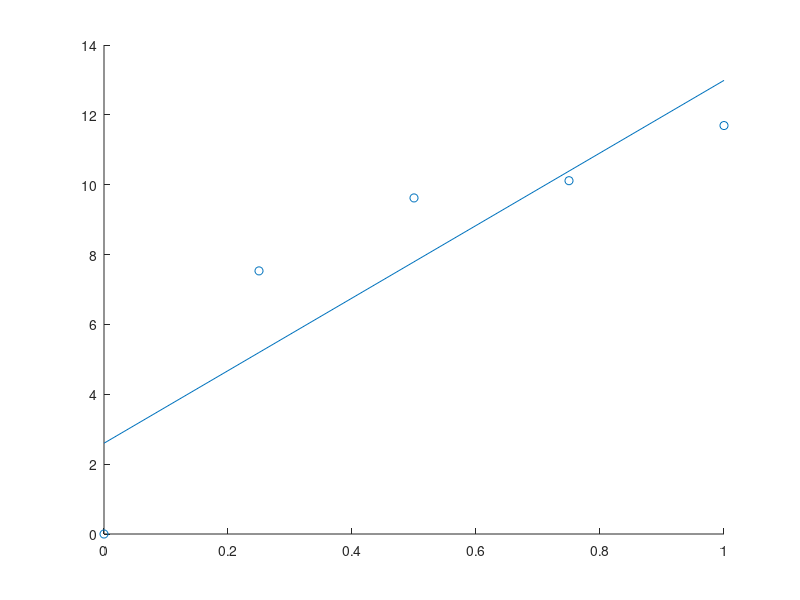

MATLAB code for this plot: (Note: this script raises an error after producing the figure.)
%% Clear Workspace
clc
clear
close all

%% Data
time = 6.08;
distance = [71.1, 61.5, 58.5, 45.8, 0];
ratios = [1, 0.75, 0.5, 0.25, 0];
speed = distance ./ time;
u_time = 0.005;
u_distance = 0.005;
u_speed = zeros(length(speed),1) + sqrt(u_time.^2 + u_distance.^2);

%% Lin Reg
[b,S] = polyfit(ratios, speed, 1);
yLinReg = b(1) .* ratios + b(2);
r = corrcoef(speed, yLinReg);
r_2 = round(1000*r(2,1).^2)/1000;

%% Plot
figure(1)
hold on;
scatter(ratios, speed, 'bo' )
plot(ratios, yLinReg)
errorbar(ratios, speed, -u_speed, u_speed, 'LineStyle', 'none')
title("Speed of TonyPi based on Intended Stride Length")
xlabel("Ratio of Intended Stride Length to Reference Stride Length")
ylabel("Speed (mm/s)")
legend("Experimental Values", "Linear Regression, r^2 = " + r_2, "Uncertainty in Speed", 'Location', 'southeast')